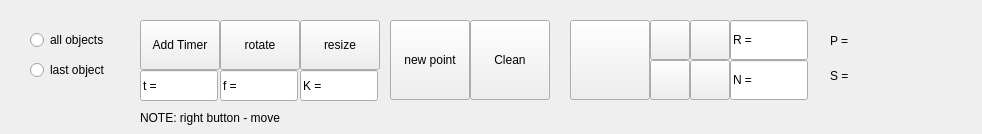
<?xml version="1.0" encoding="UTF-8"?>
<ui version="4.0">
 <class>MainWindow</class>
 <widget class="QMainWindow" name="MainWindow">
  <property name="geometry">
   <rect>
    <x>0</x>
    <y>0</y>
    <width>982</width>
    <height>134</height>
   </rect>
  </property>
  <property name="windowTitle">
   <string>MainWindow</string>
  </property>
  <widget class="QWidget" name="centralwidget">
   <widget class="QLineEdit" name="lineEdit">
    <property name="geometry">
     <rect>
      <x>730</x>
      <y>60</y>
      <width>78</width>
      <height>40</height>
     </rect>
    </property>
    <property name="text">
     <string>N = </string>
    </property>
   </widget>
   <widget class="QLineEdit" name="lineEdit_2">
    <property name="geometry">
     <rect>
      <x>730</x>
      <y>20</y>
      <width>78</width>
      <height>40</height>
     </rect>
    </property>
    <property name="text">
     <string>R =</string>
    </property>
    <property name="maxLength">
     <number>32767</number>
    </property>
    <property name="placeholderText">
     <string/>
    </property>
    <property name="clearButtonEnabled">
     <bool>false</bool>
    </property>
   </widget>
   <widget class="QPushButton" name="pushButton">
    <property name="geometry">
     <rect>
      <x>470</x>
      <y>20</y>
      <width>80</width>
      <height>80</height>
     </rect>
    </property>
    <property name="text">
     <string>Clean</string>
    </property>
   </widget>
   <widget class="QLabel" name="label_2">
    <property name="geometry">
     <rect>
      <x>830</x>
      <y>20</y>
      <width>141</width>
      <height>41</height>
     </rect>
    </property>
    <property name="text">
     <string>P = </string>
    </property>
   </widget>
   <widget class="QLabel" name="label_3">
    <property name="geometry">
     <rect>
      <x>830</x>
      <y>60</y>
      <width>141</width>
      <height>31</height>
     </rect>
    </property>
    <property name="text">
     <string>S = </string>
    </property>
   </widget>
   <widget class="QPushButton" name="pushButton_3">
    <property name="geometry">
     <rect>
      <x>650</x>
      <y>60</y>
      <width>40</width>
      <height>40</height>
     </rect>
    </property>
    <property name="styleSheet">
     <string notr="true">background-image: url(:/pic/img/closed_curve.png);
image: url(:/pic/img/closed_curve.png);</string>
    </property>
    <property name="text">
     <string/>
    </property>
   </widget>
   <widget class="QPushButton" name="pushButton_4">
    <property name="geometry">
     <rect>
      <x>570</x>
      <y>20</y>
      <width>80</width>
      <height>80</height>
     </rect>
    </property>
    <property name="styleSheet">
     <string notr="true">background-image: url(:/pic/img/curve.png);</string>
    </property>
    <property name="text">
     <string/>
    </property>
   </widget>
   <widget class="QPushButton" name="pushButton_5">
    <property name="geometry">
     <rect>
      <x>690</x>
      <y>20</y>
      <width>40</width>
      <height>40</height>
     </rect>
    </property>
    <property name="styleSheet">
     <string notr="true">background-image: url(:/pic/img/circle.png);
image: url(:/pic/img/circle.png);</string>
    </property>
    <property name="text">
     <string/>
    </property>
   </widget>
   <widget class="QPushButton" name="pushButton_6">
    <property name="geometry">
     <rect>
      <x>690</x>
      <y>60</y>
      <width>40</width>
      <height>40</height>
     </rect>
    </property>
    <property name="styleSheet">
     <string notr="true">background-image: url(:/pic/img/polygon.png);
image: url(:/pic/img/polygon.png);</string>
    </property>
    <property name="text">
     <string/>
    </property>
   </widget>
   <widget class="QPushButton" name="pushButton_7">
    <property name="geometry">
     <rect>
      <x>650</x>
      <y>20</y>
      <width>40</width>
      <height>40</height>
     </rect>
    </property>
    <property name="layoutDirection">
     <enum>Qt::LeftToRight</enum>
    </property>
    <property name="styleSheet">
     <string notr="true">image: url(:/pic/img/Rect.png);
background-image: url(:/pic/img/Rect.png);</string>
    </property>
    <property name="text">
     <string/>
    </property>
    <property name="iconSize">
     <size>
      <width>40</width>
      <height>40</height>
     </size>
    </property>
   </widget>
   <widget class="QPushButton" name="pushButton_8">
    <property name="geometry">
     <rect>
      <x>300</x>
      <y>20</y>
      <width>80</width>
      <height>50</height>
     </rect>
    </property>
    <property name="text">
     <string>resize</string>
    </property>
   </widget>
   <widget class="QLineEdit" name="lineEdit_3">
    <property name="geometry">
     <rect>
      <x>300</x>
      <y>70</y>
      <width>78</width>
      <height>31</height>
     </rect>
    </property>
    <property name="text">
     <string>K = </string>
    </property>
   </widget>
   <widget class="QPushButton" name="pushButton_9">
    <property name="geometry">
     <rect>
      <x>220</x>
      <y>20</y>
      <width>80</width>
      <height>50</height>
     </rect>
    </property>
    <property name="text">
     <string>rotate</string>
    </property>
   </widget>
   <widget class="QLineEdit" name="lineEdit_4">
    <property name="geometry">
     <rect>
      <x>220</x>
      <y>70</y>
      <width>78</width>
      <height>31</height>
     </rect>
    </property>
    <property name="text">
     <string>f = </string>
    </property>
   </widget>
   <widget class="QPushButton" name="pushButton_2">
    <property name="geometry">
     <rect>
      <x>390</x>
      <y>20</y>
      <width>80</width>
      <height>80</height>
     </rect>
    </property>
    <property name="text">
     <string>new point</string>
    </property>
   </widget>
   <widget class="QRadioButton" name="radioButton">
    <property name="geometry">
     <rect>
      <x>30</x>
      <y>30</y>
      <width>95</width>
      <height>20</height>
     </rect>
    </property>
    <property name="text">
     <string>all objects</string>
    </property>
   </widget>
   <widget class="QRadioButton" name="radioButton_2">
    <property name="geometry">
     <rect>
      <x>30</x>
      <y>60</y>
      <width>95</width>
      <height>20</height>
     </rect>
    </property>
    <property name="text">
     <string>last object</string>
    </property>
   </widget>
   <widget class="QPushButton" name="pushButton_10">
    <property name="geometry">
     <rect>
      <x>140</x>
      <y>20</y>
      <width>80</width>
      <height>50</height>
     </rect>
    </property>
    <property name="text">
     <string>Add Timer</string>
    </property>
   </widget>
   <widget class="QLineEdit" name="lineEdit_5">
    <property name="geometry">
     <rect>
      <x>140</x>
      <y>70</y>
      <width>78</width>
      <height>31</height>
     </rect>
    </property>
    <property name="text">
     <string>t = </string>
    </property>
   </widget>
   <widget class="QLabel" name="label">
    <property name="geometry">
     <rect>
      <x>140</x>
      <y>110</y>
      <width>251</width>
      <height>16</height>
     </rect>
    </property>
    <property name="text">
     <string>NOTE: right button - move</string>
    </property>
   </widget>
  </widget>
 </widget>
 <resources/>
 <connections/>
</ui>
